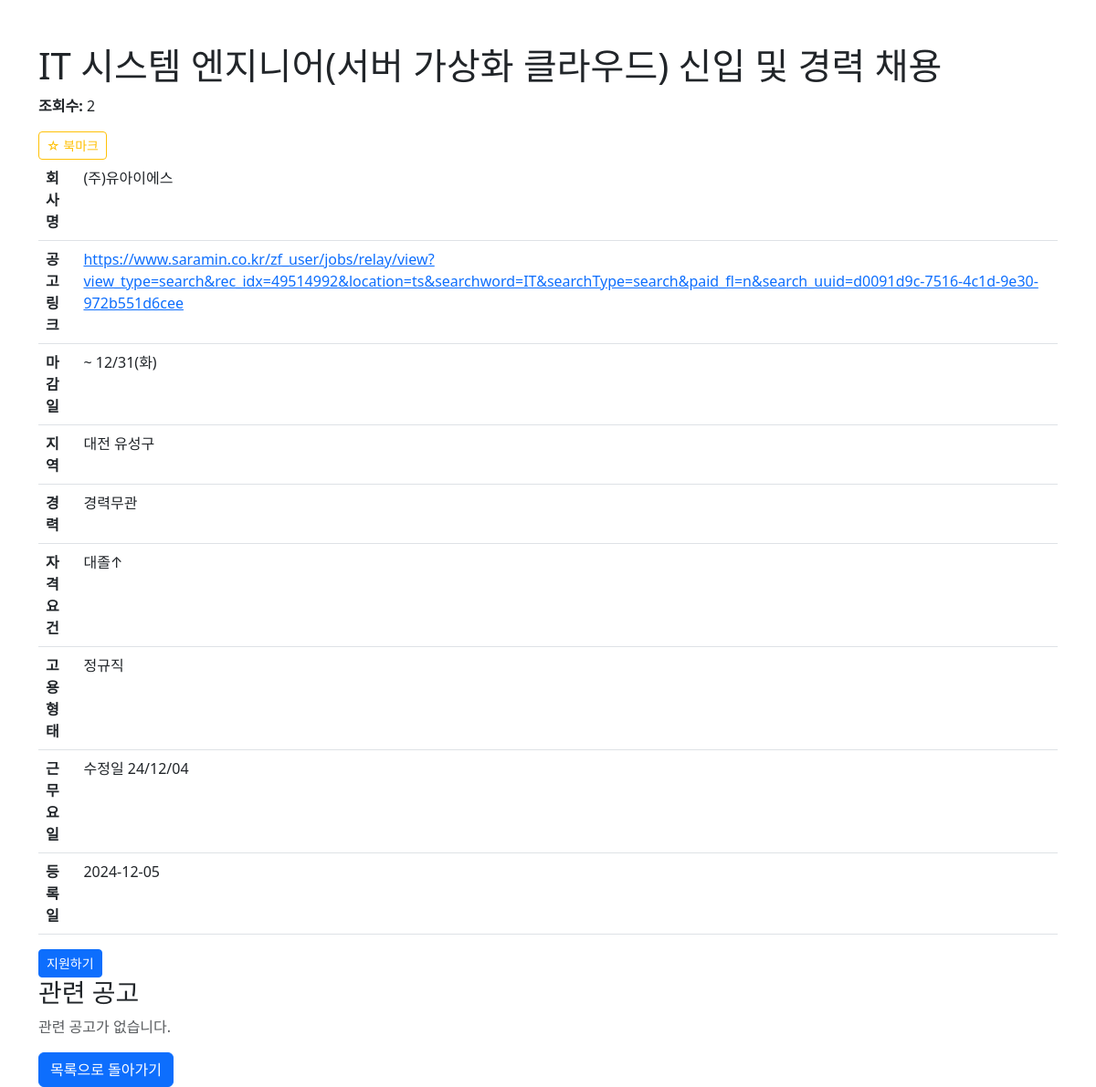
The page /jobs/208 on the database as committed earlier.
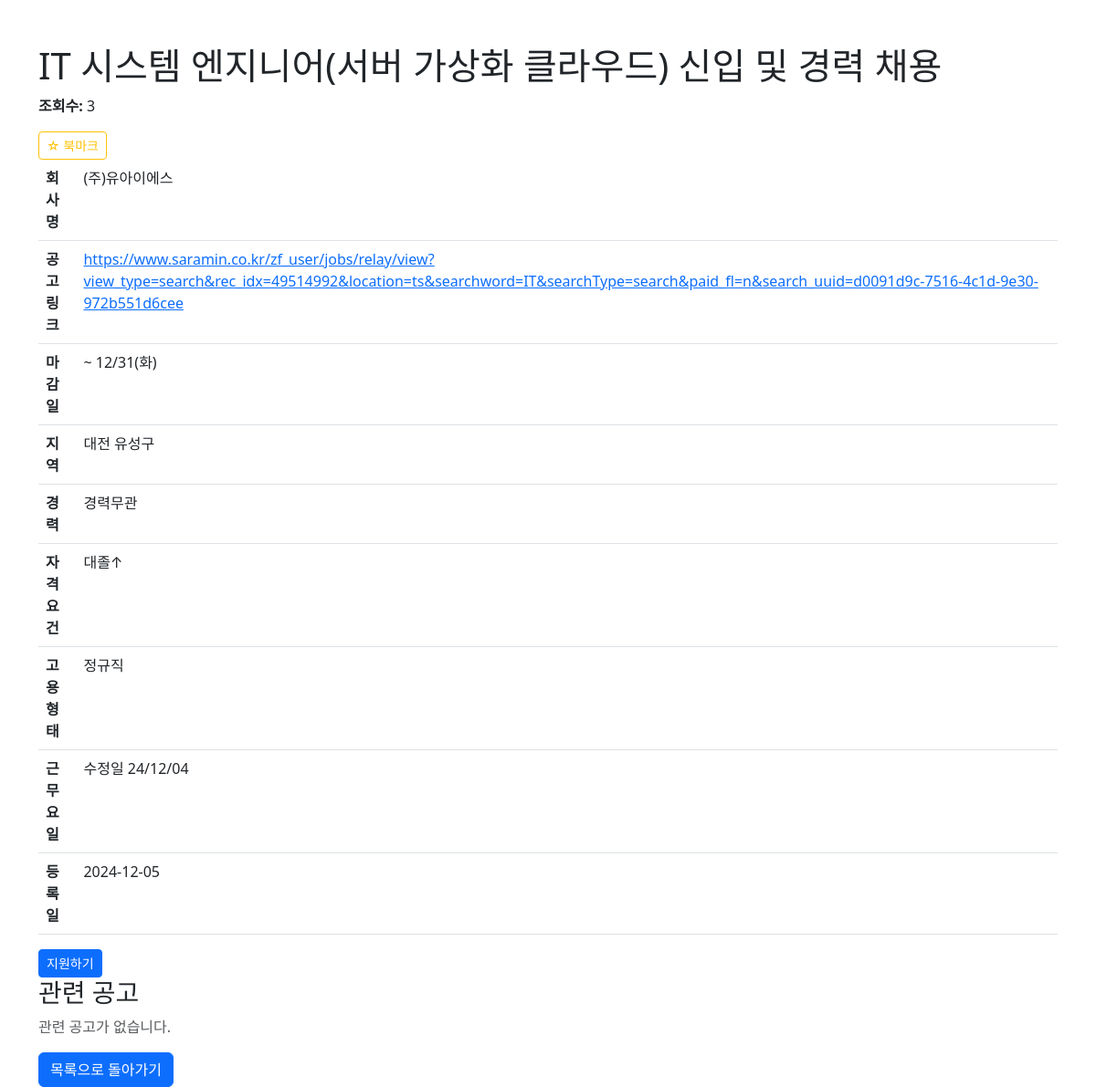
The same page on the database as committed later.
### model.py (models this page shows)
class Job(db.Model):
    id = db.Column(db.Integer, primary_key=True)
    today = db.Column(db.String(100))
    title = db.Column(db.String(100), unique=True, nullable=False)
    company = db.Column(db.String(100))
    url = db.Column(db.String(200))
    deadline = db.Column(db.String(100))
    location = db.Column(db.String(100))
    experience = db.Column(db.String(100))
    requirement = db.Column(db.String(500))
    jobtype = db.Column(db.String(100))
    jobday = db.Column(db.String(100))
    views = db.Column(db.Integer, default=0)

### server.py (the view)
@app.route('/jobs/<int:job_id>', methods=['GET'])
def get_job_detail(job_id):
    job = Job.query.get(job_id)  # job_id에 해당하는 Job 객체를 조회
    if not job:
        return render_template('error.html', message="해당 공고를 찾을 수 없습니다."), 404
    job.views += 1
    db.session.commit()  # 변경 사항을 커밋
    related_jobs = Job.query.filter(
        Job.location == job.location,
        Job.experience == job.experience,
        Job.id != job_id
    ).limit(5).all()  # 최대 5개의 관련 공고만 조회
    return render_template('job_detail.html', job=job, related_jobs=[])

### templates/job_detail.html (shortened to what this page needs)
<!DOCTYPE html>
<html lang="en">
<head>
    <link rel="stylesheet" href="https://cdn.jsdelivr.net/npm/bootstrap@5.3.0/dist/css/bootstrap.min.css">
</head>
<body>
    <div class="container mt-5">
        <h1>{{ job['title'] }}</h1>
        <p><strong>조회수:</strong> {{ job['views'] }}</p><button
        class="btn btn-sm btn-outline-warning bookmark-button"
        data-job-id="{{ job.id }}"
        data-bookmarked="{{ job.is_bookmarked }}">
        {% if job.is_bookmarked %}
            ★ 북마크됨
        {% else %}
            ☆ 북마크
        {% endif %}
    </button>
        <table class="table">
            <tr>
                <th>회사명</th>
                <td>{{ job['company'] }}</td>
            </tr>
            <tr>
                <th>공고 링크</th>
                <td><a href="{{ job['url'] }}" target="_blank">{{ job['url'] }}</a></td>
            </tr>
            <tr>
                <th>마감일</th>
                <td>{{ job['deadline'] }}</td>
            </tr>
            <tr>
                <th>지역</th>
                <td>{{ job['location'] }}</td>
            </tr>
            <tr>
                <th>경력</th>
                <td>{{ job['experience'] }}</td>
            </tr>
            <tr>
                <th>자격 요건</th>
                <td>{{ job['requirement'] }}</td>
            </tr>
            <tr>
                <th>고용 형태</th>
                <td>{{ job['jobtype'] }}</td>
            </tr>
            <tr>
                <th>근무 요일</th>
                <td>{{ job['jobday'] }}</td>
            </tr>
            <tr>
                <th>등록일</th>
                <td>{{ job['today'] }}</td>
            </tr>
        </table>
        <button class="btn btn-sm btn-primary apply-button" data-job-id="{{ job.id }}">지원하기</button>
        <h3>관련 공고</h3>
        {% if related_jobs %}
            <ul class="list-group">
                {% for related_job in related_jobs %}
                <li class="list-group-item">
                    <a href="/jobs/{{ related_job['id'] }}" class="text-decoration-none">
                        <strong>{{ related_job['title'] }}</strong> - {{ related_job['company'] }}
                    </a>
                    <br>
                    <small>{{ related_job['location'] }} | {{ related_job['experience'] }}</small>
                </li>
                {% endfor %}
            </ul>
        {% else %}
            <p class="text-muted">관련 공고가 없습니다.</p>
        {% endif %}
        <a href="/jobs" class="btn btn-primary">목록으로 돌아가기</a>
    </div>
</body>
</html>

Rows that differ between the two databases and show on the page:
changed Job "IT 시스템 엔지니어(서버 가상화 클라우드) 신입 및 경력 채용": views "2" → "3"
